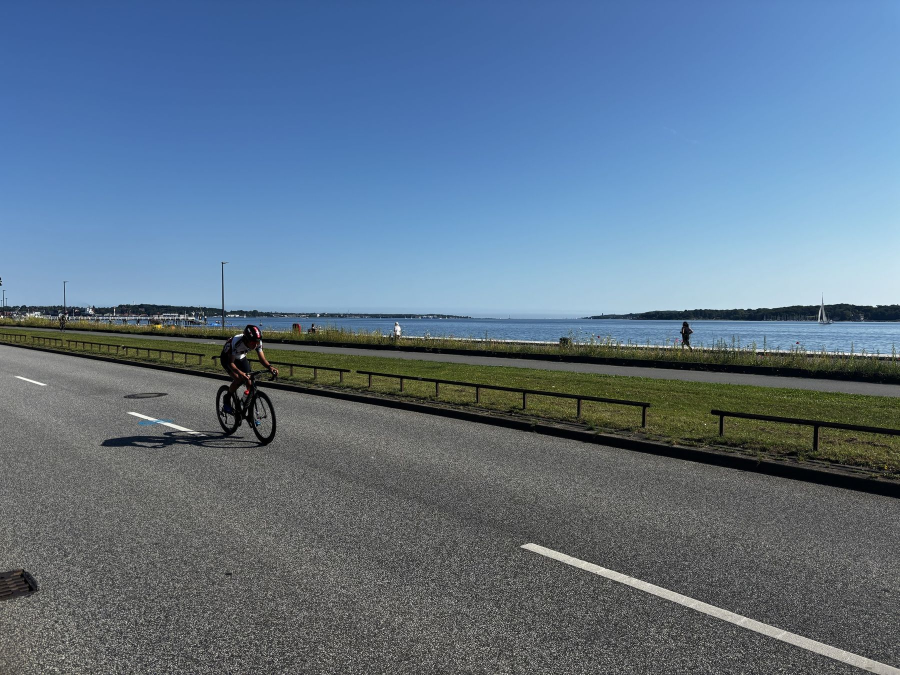
#> input picture maxi-website/assets/photos-source/img_0392.jpg, 1800 x 1350 px (shown at 1/2 size)
$ python make-sizes.py ../assets/photos/img_0392-1600.webp ../assets/photos/img_0392-800.jpg ../assets/photos/img_1122-480.webp
#> lines starting #> are read from the running program, lines starting #| are printed output that depends on the picture
#!/usr/bin/env python3
"""
Generate responsive photo sizes for the website.

Reads every JPEG in assets/photos-source/ and writes into assets/photos/:
  <name>-480.webp    thumbnail WebP (small tiles on phones)
  <name>-800.webp    medium WebP (phones, small tiles)
  <name>-1600.webp   large WebP (big tiles, lightbox, retina)
  <name>-800.jpg     JPEG fallback for very old browsers

Also writes:
  assets/photos/manifest.json   real pixel sizes of every generated file
  og-image.jpg                  1200x630 social preview cut from the hero photo

Usage (from the project root):
  pip install Pillow
  python3 tools/make-sizes.py                 # (re)generate everything
  python3 tools/make-sizes.py --snippet img_7310 "Short alt text"
                                              # print a ready to paste <picture> tag

Existing files are skipped unless the source is newer (delete assets/photos/*
to force a rebuild), so it is safe to run
again after adding photos. Metadata (EXIF, GPS) is never copied.
"""
import json
import sys
from pathlib import Path

try:
    from PIL import Image, ImageFilter, ImageOps
except ImportError:
    sys.exit("Pillow is missing. Run: pip install Pillow")

ROOT = Path(__file__).resolve().parent.parent
SRC = ROOT / "assets" / "photos-source"
OUT = ROOT / "assets" / "photos"
WIDTHS = (480, 800, 1600)
QUALITY = {480: 70, 800: 70, 1600: 66}
FALLBACK_WIDTH = 800
HERO = "img_7707"
OG_SIZE = (1200, 630)


def load(path):
    im = Image.open(path)
#> im is the input picture: PIL image 1800x1350 RGB; mean R, G, B 95.6, 116.1, 136.2
    im = ImageOps.exif_transpose(im)
    return im.convert("RGB")


def resized(im, width):
    if im.width > width:
        height = round(im.height * width / im.width)
        im = im.resize((width, height), Image.LANCZOS)
    # A light median filter removes sensor noise. The site adds its own film
    # grain in CSS, so this keeps files about half the size without looking soft.
    return im.filter(ImageFilter.MedianFilter(3))


def needs_update(src, dst):
    return not dst.exists() or dst.stat().st_mtime < src.stat().st_mtime


def build():
    OUT.mkdir(parents=True, exist_ok=True)
    manifest = {}
    sources = sorted(SRC.glob("*.jpg")) + sorted(SRC.glob("*.jpeg"))
    if not sources:
        sys.exit(f"No JPEGs found in {SRC}")

    for src in sources:
        name = src.stem
        im = load(src)
        entry = {"width": im.width, "height": im.height, "webp": {}, "jpg": None}

        for w in WIDTHS:
            dst = OUT / f"{name}-{w}.webp"
            small = resized(im, w)
            if needs_update(src, dst):
                small.save(dst, "WEBP", quality=QUALITY[w], method=6)
            entry["webp"][w] = [small.width, small.height]
#> this loop made 3 passes
#> pass 1, in resized, `im = im.resize((width, height), Image.LANCZOS)`:
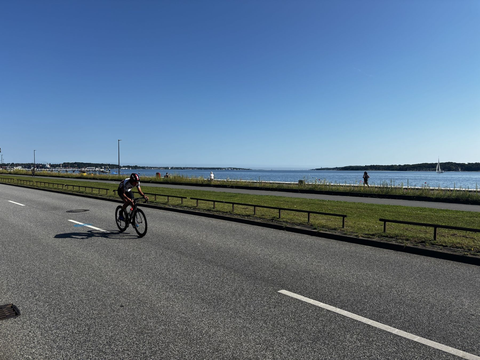
#> im: PIL image 480x360 RGB; mean R, G, B 95.6, 116.1, 136.2
#> after the loop, entry = 4 items

        dst = OUT / f"{name}-{FALLBACK_WIDTH}.jpg"
        small = resized(im, FALLBACK_WIDTH)
        if needs_update(src, dst):
            small.save(dst, "JPEG", quality=76, optimize=True, progressive=True)
        entry["jpg"] = [small.width, small.height]

        manifest[name] = entry
        print(f"  {name:22s} {im.width}x{im.height}")
#|   img_0392               1800x1350

    (OUT / "manifest.json").write_text(json.dumps(manifest, indent=1) + "\n")
    make_og()
    print(f"Done: {len(manifest)} photos in {OUT.relative_to(ROOT)}")
#| Done: 1 photos in assets/photos


def make_og():
    src = SRC / f"{HERO}.jpg"
    if not src.exists():
        return
    im = load(src)
    tw, th = OG_SIZE
    # Crop a wide band from the portrait hero, a little above centre so the
    # walking figure and the building stay in frame.
    scale = tw / im.width
    im = im.resize((tw, round(im.height * scale)), Image.LANCZOS)
    top = max(0, min(im.height - th, round(im.height * 0.36) - th // 2))
    im = im.crop((0, top, tw, top + th))
    # Warm, slightly faded tone so the preview matches the site.
    sepia = ImageOps.colorize(ImageOps.grayscale(im), "#2a2018", "#f4e6cc")
    im = Image.blend(im, sepia, 0.22)
    im.save(ROOT / "og-image.jpg", "JPEG", quality=82, optimize=True, progressive=True)
    print("  og-image.jpg 1200x630")


def snippet(name, alt):
    manifest = json.loads((OUT / "manifest.json").read_text())
    e = manifest[name]
    w = e["webp"]
    print(f"""<picture>
  <source type="image/webp"
          srcset="assets/photos/{name}-480.webp {w['480'][0]}w, assets/photos/{name}-800.webp {w['800'][0]}w, assets/photos/{name}-1600.webp {w['1600'][0]}w"
          sizes="(min-width: 1100px) 25vw, (min-width: 700px) 45vw, 90vw">
  <img src="assets/photos/{name}-800.jpg" width="{e['jpg'][0]}" height="{e['jpg'][1]}"
       alt="{alt}" loading="lazy" decoding="async">
</picture>""")


if __name__ == "__main__":
    if len(sys.argv) >= 2 and sys.argv[1] == "--snippet":
        if len(sys.argv) < 3:
            sys.exit('Usage: make-sizes.py --snippet <name> "alt text"')
        snippet(sys.argv[2], sys.argv[3] if len(sys.argv) > 3 else "")
    else:
        build()
